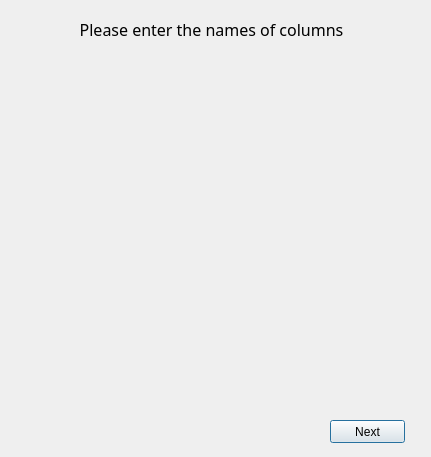
<?xml version="1.0" encoding="UTF-8"?>
<ui version="4.0">
 <class>column_conf</class>
 <widget class="QDialog" name="column_conf">
  <property name="geometry">
   <rect>
    <x>0</x>
    <y>0</y>
    <width>431</width>
    <height>457</height>
   </rect>
  </property>
  <property name="windowTitle">
   <string>Dialog</string>
  </property>
  <widget class="QLabel" name="welcome_label">
   <property name="geometry">
    <rect>
     <x>6</x>
     <y>9</y>
     <width>411</width>
     <height>41</height>
    </rect>
   </property>
   <property name="font">
    <font>
     <family>Yu Gothic UI Light</family>
     <pointsize>12</pointsize>
    </font>
   </property>
   <property name="text">
    <string>Please enter the names of columns</string>
   </property>
   <property name="alignment">
    <set>Qt::AlignCenter</set>
   </property>
  </widget>
  <widget class="QPushButton" name="next_button">
   <property name="geometry">
    <rect>
     <x>330</x>
     <y>420</y>
     <width>75</width>
     <height>23</height>
    </rect>
   </property>
   <property name="text">
    <string>Next</string>
   </property>
  </widget>
 </widget>
 <resources/>
 <connections/>
</ui>
